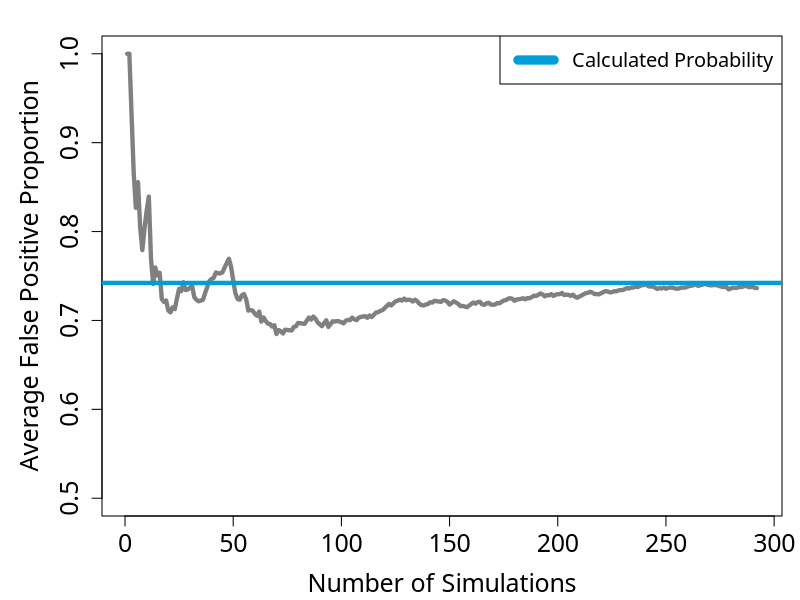

The R script that drew this image:
## ---- chunk 1
#| code-fold: true
#| code-summary: "R Code"
#| label: simulated-screenings
# Because we will be using randomly generated numbers, we first set a seed to ensure our results are reproducible:
set.seed(31415926) 
# We now set up some variables:
pop_size <- 1000000
bayesitis_prevalence <- 0.05
bayesitis_pop_size <- pop_size * bayesitis_prevalence # we calculate 5% of the population to find the number of people that have Bayesitis
# Now imagine that each person in the population is assigned a number randomly pick 5% of these numbers to designate the people that have Bayesitis
total_pop <- 1:pop_size # we create a vector made up of the numbers from 1 to 1,000,000
bayesitis_pop <- sample(total_pop, size=bayesitis_pop_size, replace=FALSE) # we randomly samples 5% of the entries from our total_pop vector
# Let's create a logical vector (one that only contains TRUE and FALSE values) to represent the Bayesitis status of every member of the population:
bayesitis_statuses <- rep(FALSE, times=pop_size) # we initialise a vector the length of the population where every entry is FALSE
bayesitis_statuses[bayesitis_pop] <- TRUE # we change the entries corresponding to the people with Byesitis to TRUE
# We can now set up our simulations: 
num_sims <- 300
false_pos_props <- rep(NA, times=num_sims) # we initialise a vector to store the proportion of false positives we get from each simulation 
# Now let's repeatedly pick 20 random people from the population and simulate screening them for Bayesitis:
samp_size <- 20
for (n in 1:num_sims) {
  rand_samp <- sample(total_pop, size=samp_size, replace=FALSE)
  # Let's set up variables to store the number of true and false positive test results:
  num_true_pos <- 0
  num_false_pos <- 0
  rand_nums <- runif(samp_size, min=0, max=1) # we generate 20 random numbers between 0 and 1, so that everyone in the sample gets a correct/incorrect
                                              # test result with a probability according to the sensitivity and specificty of our test
  for (i in 1:samp_size) {
    true_status <- bayesitis_statuses[rand_samp[i]]
    if (rand_nums[i] <= 0.99 & true_status == TRUE) { # if the person does have Bayesitis they get an accurate positive result with a probability of 99%
      num_true_pos <- num_true_pos + 1
    } else if (rand_nums[i] > 0.85 & true_status == FALSE) { # if they don't they get a false positive result with a probability of 15%
      num_false_pos <- num_false_pos + 1
    }
  }
  total_pos <- num_true_pos + num_false_pos
  if (total_pos != 0) { # if there are no positive test results, true or false, the proportion of positive test results that are false is undefined
    false_pos_props[n] <- num_false_pos / total_pos
  }  
}
# Now let's see how the average proportion of positive test results that are false changes as the number of simulations we've done increases:
props_for_avg <- false_pos_props[!is.na(false_pos_props)] # we remove the undefined values from our vector of empirical false positive probabilities
cum_avg <- cumsum(props_for_avg) / seq_along(props_for_avg) # we calculate a cumulative average as the number of simulations increases
# 
par(mar=c(bottom=4.2, left=5.1, top=1.8, right=0.9), family="Roboto Slab")
plot(cum_avg, ylim=c(0.5,1), xlab="Number of Simulations", ylab="Average False Positive Proportion", type="l", col="#808080", lwd=4.2, cex.lab=1.5, cex.axis=1.5)
abline(h=0.7421875, col="#009ed8", lty=1, lwd=4.2)
legend("topright", legend=c("Calculated Probability"), col="#009ed8", lty=1, lwd=9, cex=1.2)
